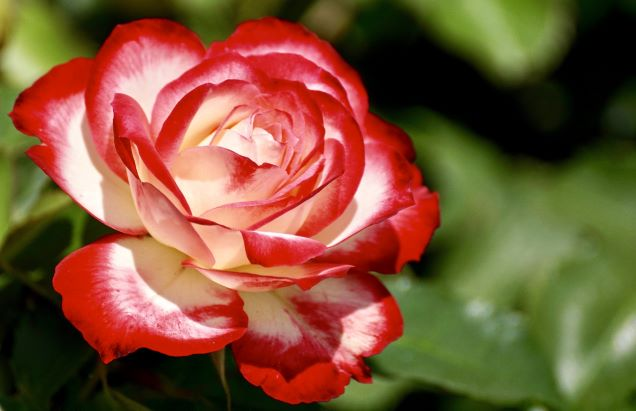
#> input picture image/Flower1.jpg, 636 x 411 px
$ jupyter execute lab5.ipynb
#> lines starting #> are read from the running program, lines starting #| are printed output that depends on the picture
[cell 1]
import cv2
import numpy as np
import matplotlib.pyplot as plt

K- Mean

[cell 2]
# read the image
image = cv2.imread("image/Flower1.jpg")
#> image is the input picture: shape (411, 636, 3); mean B, G, R 54.3, 83.7, 125.3
# convert to RGB
image = cv2.cvtColor(image, cv2.COLOR_BGR2RGB)
# reshape the image to a 2D array of pixels and 3 color values (RGB)
pixel_values = image.reshape((-1, 3))
# convert to float
pixel_values = np.float32(pixel_values)
print(pixel_values.shape)
#| (261396, 3)

[cell 3]
# define stopping criteria
criteria = (cv2.TERM_CRITERIA_EPS + cv2.TERM_CRITERIA_MAX_ITER, 100, 0.2)

[cell 4]
# number of clusters (K)
k = 3
_, labels, (centers) = cv2.kmeans(pixel_values, k, None,
                                  criteria, 10, cv2.KMEANS_RANDOM_CENTERS)
#> centers = [[21.32, 24.82, 3.51], [141.6, 82.26, 41.3], [226.5, 163.9, 148.3]]

[cell 5]
# convert back to 8 bit values
centers = np.uint8(centers)
#> centers = [[21, 24, 3], [141, 82, 41], [226, 163, 148]]

# flatten the labels array
labels = labels.flatten()

[cell 6]
# convert all pixels to the color of the centroids
segmented_image = centers[labels.flatten()]

[cell 7]
# reshape back to the original image dimension
segmented_image = segmented_image.reshape(image.shape)
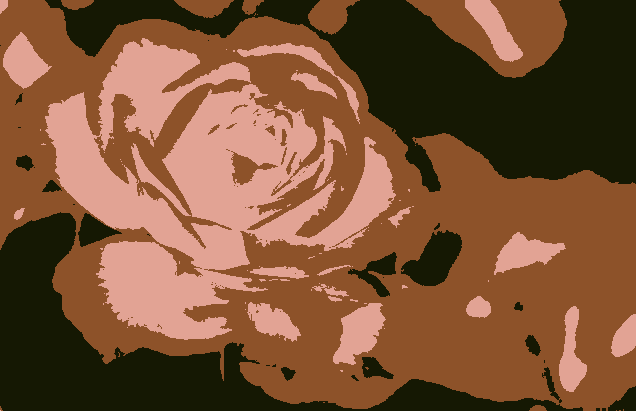
#> segmented_image: shape (411, 636, 3); mean R, G, B 124.8, 83.2, 53.9
# show the image
plt.imshow(segmented_image)
plt.show()

[cell 8]
# disable only the cluster number 2 (turn the pixel into black)
masked_image = np.copy(image)
# convert to the shape of a vector of pixel values
masked_image = masked_image.reshape((-1, 3))
# color (i.e cluster) to disable
cluster = 0
masked_image[labels == cluster] = [0, 0, 0]
# convert back to original shape
masked_image = masked_image.reshape(image.shape)
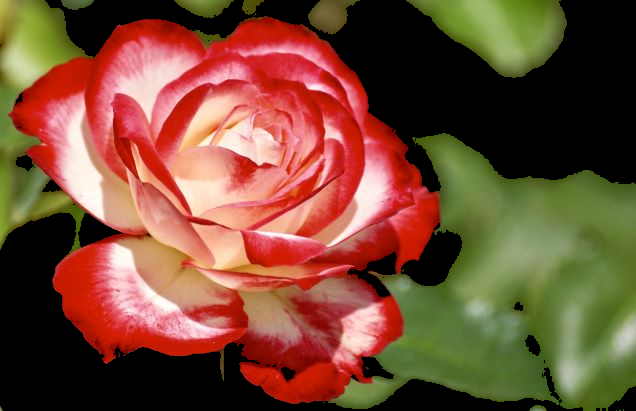
#> masked_image: shape (411, 636, 3); mean R, G, B 119.1, 76.4, 53.2
# show the image
plt.imshow(masked_image)
plt.show()

Mean Shift

[cell 9]
from sklearn.cluster import MeanShift, estimate_bandwidth

[cell 10]
# Loading original image
originImg = cv2.imread("image/Flower1.jpg")

# Shape of original image
originShape = originImg.shape
#> originShape = (411, 636, 3)


# Converting image into array of dimension [nb of pixels in originImage, 3]
# based on r g b intensities
flatImg = np.reshape(originImg, [-1, 3])


# Estimate bandwidth for meanshift algorithm
bandwidth = estimate_bandwidth(flatImg, quantile=0.1, n_samples=100)
#> bandwidth = 41.78
ms = MeanShift(bandwidth=bandwidth, bin_seeding=True)

# Performing meanshift on flatImg
ms.fit(flatImg)

# (r,g,b) vectors corresponding to the different clusters after meanshift
labels = ms.labels_

# Remaining colors after meanshift
cluster_centers = ms.cluster_centers_
#> cluster_centers = [[1.95, 14.81, 9.63], [49.07, 117.3, 94.18], [12.18, 27.84, 191.3], [133.5, 143.6, 231.7], [89.16, 87.4, 220.5], [210, 217.6, 251.8]]

# Finding and diplaying the number of clusters
labels_unique = np.unique(labels)
#> labels_unique = [0, 1, 2, 3, 4, 5]
n_clusters_ = len(labels_unique)
#> n_clusters_ = 6
print("number of estimated clusters : %d" % n_clusters_)
#| number of estimated clusters : 6

# Displaying segmented image
segmentedImg = np.reshape(labels, originShape[:2])
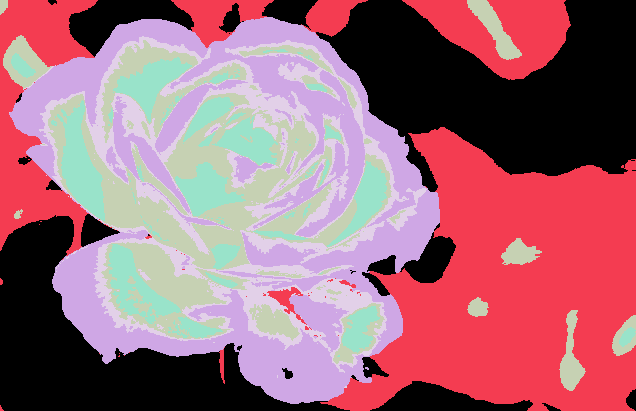
#> segmentedImg: shape (411, 636) int64; 6 distinct labels, from 0 to 5; one colour per label, 0 black

[cell 11]
plt.imshow(segmentedImg)
plt.show()

Grahp cuts

[cell 12]
img = cv2.imread("image/Flower1.jpg")
mask = np.zeros(img.shape[:2], np.uint8)
bgdModel = np.zeros((1, 65), np.float64)
fgdModel = np.zeros((1, 65), np.float64)
rect = (50, 50, 450, 290)
cv2.grabCut(img, mask, rect, bgdModel, fgdModel, 5, cv2.GC_INIT_WITH_RECT)
mask2 = np.where((mask == 2) | (mask == 0), 0, 1).astype('uint8')
img = img*mask2[:, :, np.newaxis]
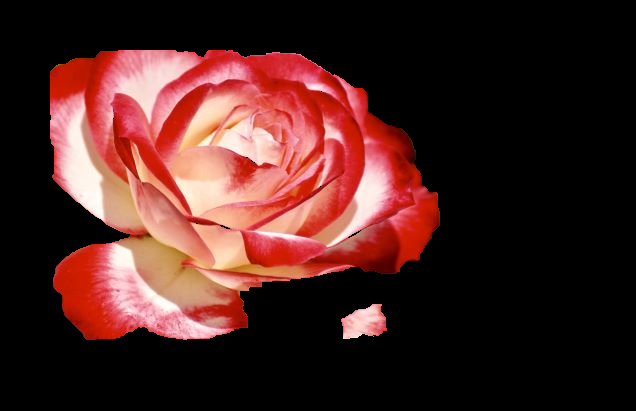
#> img: shape (411, 636, 3); mean B, G, R 32.9, 36.4, 72.1
plt.imshow(img), plt.colorbar(), plt.show()
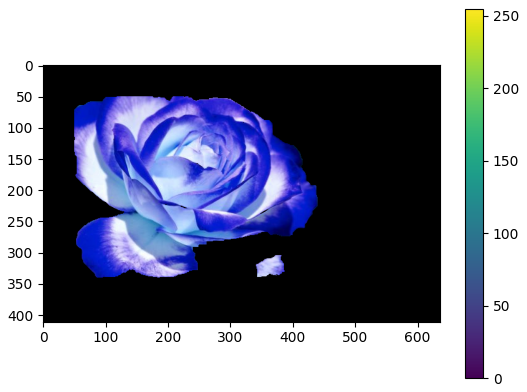
#> figure drawn by matplotlib, 2 panels; B, G, R data is drawn as R, G, B
